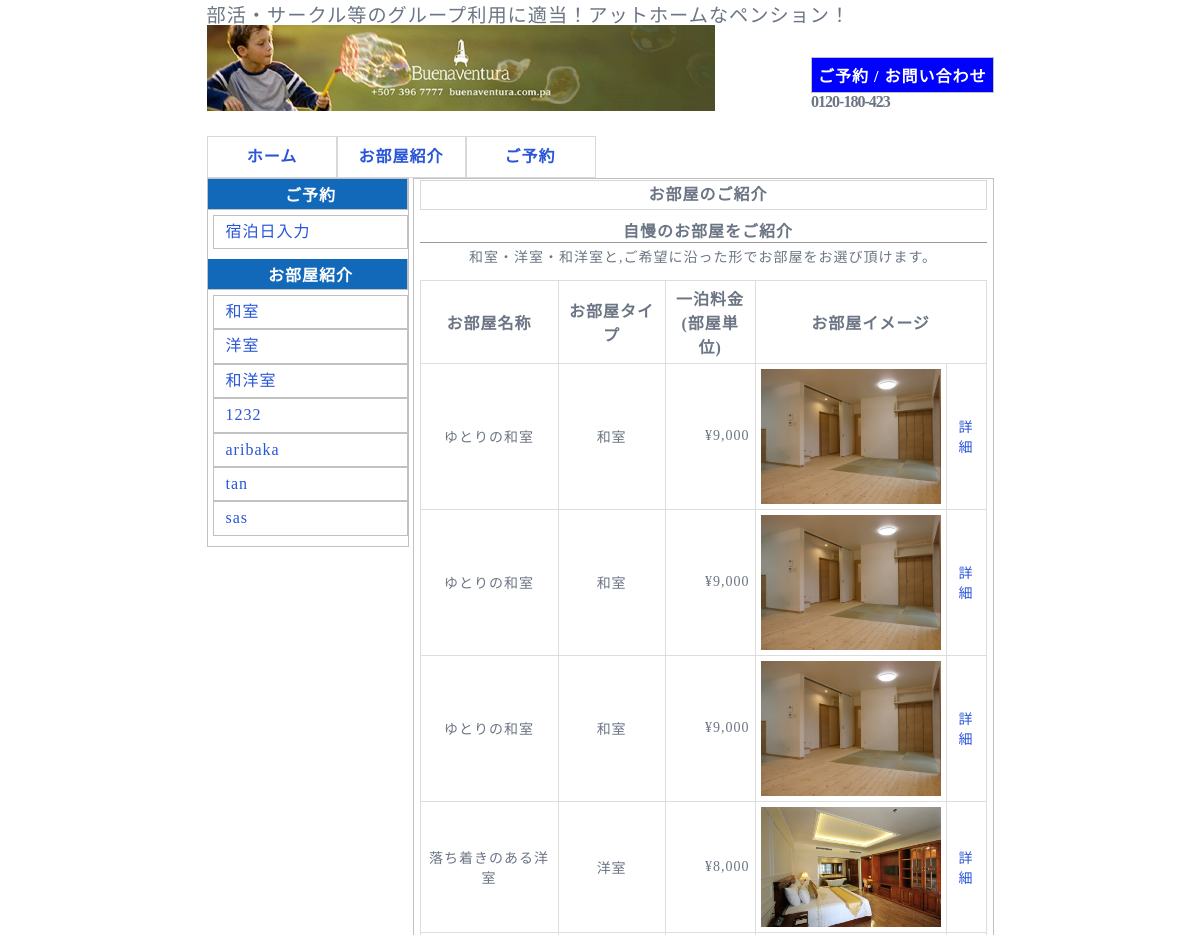
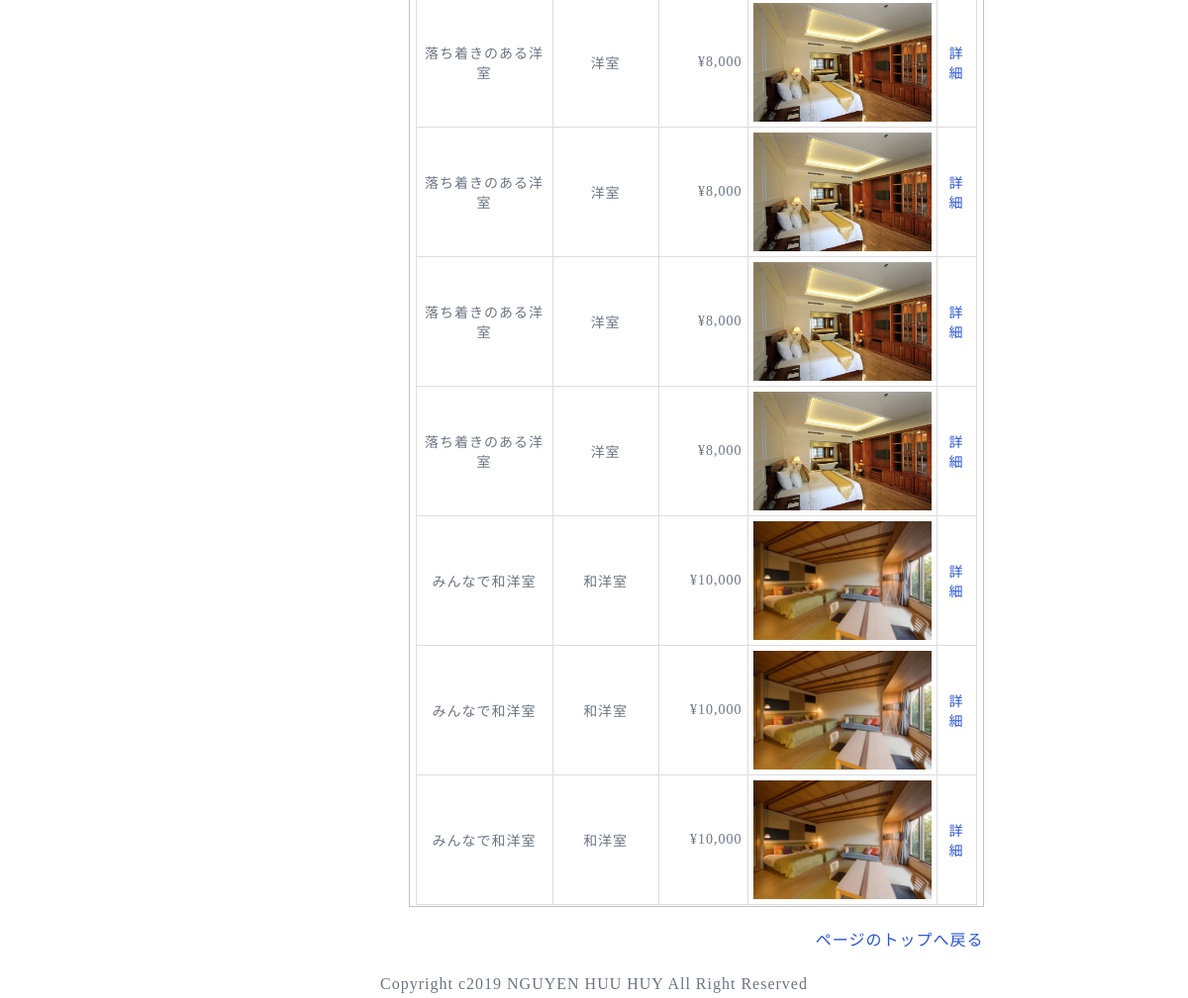
Screenshot of /roomList.php with the database file from the repository (2 pictures, top to bottom).
### tables this page shows
CREATE TABLE `room` (
  `room_no` int(11) NOT NULL,
  `room_name` varchar(50) DEFAULT NULL,
  `information` varchar(255) DEFAULT NULL,
  `main_image` varchar(50) DEFAULT NULL,
  `image1` varchar(50) DEFAULT NULL,
  `image2` varchar(50) DEFAULT NULL,
  `image3` varchar(50) DEFAULT NULL,
  `amenity` varchar(255) DEFAULT NULL,
  `dayfee` int(11) DEFAULT NULL,
  `capacity` int(11) DEFAULT NULL,
  `type_id` int(11) DEFAULT NULL
);

CREATE TABLE `room_type` (
  `type_id` int(11) NOT NULL,
  `type_name` varchar(30) DEFAULT NULL
);

### roomList.php (the view, shortened to what this page needs)
<?php
if(empty($_GET["tid"])==true){
$tid="";
}else{
$tid=htmlspecialchars($_GET["tid"]);
}
$link = mysqli_connect("localhost","root","","nguyenhuuhuy");
mysqli_set_charset($link,"utf8");
?>
<!DOCTYPE html>
<html lang="ja">
<head>
 <link href="stylecss.css" rel="stylesheet" type="text/css">
</head>
<body>
<div id="container">
 <header id="header">
  <div id="pr">
   <p>部活・サークル等のグループ利用に適当！アットホームなペンション！</p>
  </div>
  <h1><a href="index.php" ><img src="images/logo.jpg" alt=""></a></h1>
  <div id="contact">
   <h2>ご予約 / お問い合わせ</h2>
   <span class="tel">0120-180-423</span>
  </div>
 </header>
 <nav id="menu">
  <ul>
   <li><a href="./index.php">ホーム</a></li>
   <li><a href="roomList.php">お部屋紹介</a></li>
   <li><a href="./reserveDay.php">ご予約</a></li>
  </ul>
 </nav>
 <div id="content">
  <main id="main">
   <article>
    <section>
     <h2>お部屋のご紹介</h2>
     <?php
     if(empty($tid)==true){
     $sql ="SELECT room_name , type_name,dayfee,main_image,room_no
       FROM room,room_type
       WHERE room.type_id=room_type.type_id";
       }
      $result =mysqli_query($link,$sql);
      $cnt=mysqli_num_rows($result);
      if($cnt==0){
      echo "<b>ご指定のお部屋は只今準備ができておりません </b>";
      }else{
      ?>
     <h3>自慢のお部屋をご紹介</h3>
     <p>
      和室・洋室・和洋室と,ご希望に沿った形でお部屋をお選び頂けます。
     </p>
     <table>
      <th>お部屋名称</th>
      <th>お部屋タイプ</th>
      <th>一泊料金<br>(部屋単位)</th>
      <th colspan="2">お部屋イメージ</th>
      <?php
      while ($row = mysqli_fetch_array($result,MYSQLI_ASSOC)){
      echo "<tr>";
      echo "<td>{$row['room_name']}</td>";
      echo "<td> {$row['type_name']}</td>";
      $roomfee=number_format($row['dayfee']);
      echo "<td class='number'>&yen;{$roomfee}</td>";
      echo "<td><img class='small' src='./images/{$row['main_image']}'></td>";
      echo "<td><a href ='./roomDetail.php?rno={$row['room_no']}'>詳細</a></td>";
      echo "</tr>";
      }
      }
      ?>
     </table>
    </section>
   </article>
  </main>
  <aside id="side">
   <section>
    <h2> ご予約</h2>
    <ul>
     <li><a href="./reserveDay.php">宿泊日入力</a></li>
    </ul>
   </section>
    <section>
    <h2> お部屋紹介</h2>
 <?php include("./sideList.php");
			?>
   </section>
  </aside>
  <div id="pageTop">
   <a href="#top">ページのトップへ戻る</a>
  </div>
 </div>
 <footer id="footer">
 Copyright c2019 NGUYEN HUU HUY All Right Reserved
 </footer>
 </div>
</body>
</html>

### sideList.php (shortened to what this page needs)
<?php
$s_link=mysqli_connect(DB_SERVER,DB_USER,DB_PASS,DB_NAME);
mysqli_set_charset($s_link,"utf8");
$s_result=mysqli_query($s_link,"SELECT * FROM room_type");
echo"<ul>";
while($s_row=mysqli_fetch_array($s_result,MYSQLI_ASSOC)){
echo "<li><a href='./roomList.php?tid=".
$s_row['type_id']."'>".$s_row['type_name']."</a></li>";
}
echo"</ul>";
?>

### stylecss.css (style rules this page uses)
* { margin: 0; padding: 0; }
html { overflow: scroll; background-color: #FFF; }
#container { width: 787px; margin: 0 auto; background-color: #FFF; height: 100%; }
body { letter-spacing: 1px; font-size: 16px; color: #6b7584; }
a { color: #2955d8; text-decoration: none; }
#header { position: relative; width: 787px; margin: 0 auto; }
#pr { position: absolute; width: 787px; left: 0; top: 0; }
#header h1 { margin: 0; padding-top: 25px; }
#contact { position: absolute; bottom: 0; right: 0; }
#menu { width: 787px; margin: 0 auto; }
#menu ul { padding: 0; text-align: center; }
#menu li { float: left; width: 129px; }
#pageTop { clear: both; padding: 20px 0; text-align: right; }
#main { float: right; width: 567px; }
#side { float: left; width: 200px; border: 1px solid #C1C1C1; }
#footer { padding: 5px 0; text-align: center; }
section ul li { border: 1px solid #C1C1C1; }

### style_Deco.css (style rules this page uses)
img { border: 0; vertical-align: bottom; }
h1,h2,h3,h4,h5,h6 { margin: 0; }
#header img { width: 508px; }
#header h1 { margin: 0; padding-top: 25px; font-size: 16px; color: #4286f4; }
#header h2 { padding: 5px; font-size:16px; color: #FFF; padding-right: 6px; padding-left: 6px; background: blue; border: 1px solid #C1C1C1; }
#header #pr p { margin: 0; font-size: 1.2em; }
#header #contact .tel { color: #YYYYYY; font-size: XXpx; font-weight: bold; letter-spacing: -1px; line-height: 1.0; }
#menu li { padding-top: 25px; color: #YYYYYY; text-align: center; list-style-type: none; }
#menu li a { display: block; width: 129px; line-height: 40px; border-collapse: collapse; border: 1px solid #D8D8D8; font-weight: bold; font-size: 16px; white-space: nowrap; }
#content { clear: both; }
#main { padding: 1px; font-size: 1em; color: #YYYYYY; padding-right: 6px; padding-left: 6px; background: #YYYYYY; border: 1px solid #C1C1C1; text-align: center; }
#main h2 { margin-bottom: 8px; padding: 0 0 0 10px; color: #YYYYYY; font-family: Georgia,"MS ����","Hiragino Mincho Pro W3","�q���M�m���� Pro W3",serif; font-size: 16px; line-height: 28px; border: 1px solid #D8D8D8; }
#main h3 { margin-bottom: 3px; padding-left: 10px; font-size: 16px; border-bottom: 1px solid #999; }
#main p { margin: 0 0 1em 0; font-size: 14px; }
#main table { width: 100%; border-collapse: collapse;; }
#main table th { padding: 5px; font-size: 16px; text-align: center; border: 1px solid #ddd; background: #YYYYY; }
#main table td { padding: 5px; font-size: 14px; text-align: center; border: 1px solid #ddd; }
#main table td.number { text-align: right; }
#main img.small { width: 180px; }
#side { background: #YYYYYY; }
#side section { margin-bottom: 10px; }
#side h2 { padding: 3px; font-size: 1em; font-weight: bold; color: #fff; padding-left: 10px; background: #1269ba; border-bottom: 1px solid #C1C1C1; border-right: 1px solid #C1C1C1; text-align: center;; }
#side ul { margin: 5px 0 0 5px; padding: 0; }
#side li { padding: 5px 0 5px 0; line-height: 1.4; list-style: none; }
#side li a { display: block; padding-left: 12px; }

### rows the page displays
room: room_name "ゆとりの和室", type.type_name "和室", dayfee "9,000", main_image (picture)
room: room_name "ゆとりの和室", type.type_name "和室", dayfee "9,000", main_image (picture)
room: room_name "ゆとりの和室", type.type_name "和室", dayfee "9,000", main_image (picture)
room: room_name "落ち着きのある洋室", type.type_name "洋室", dayfee "8,000", main_image (picture)
room: room_name "落ち着きのある洋室", type.type_name "洋室", dayfee "8,000", main_image (picture)
room: room_name "落ち着きのある洋室", type.type_name "洋室", dayfee "8,000", main_image (picture)
room: room_name "落ち着きのある洋室", type.type_name "洋室", dayfee "8,000", main_image (picture)
room: room_name "落ち着きのある洋室", type.type_name "洋室", dayfee "8,000", main_image (picture)
room: room_name "みんなで和洋室", type.type_name "和洋室", dayfee "10,000", main_image (picture)
room: room_name "みんなで和洋室", type.type_name "和洋室", dayfee "10,000", main_image (picture)
room: room_name "みんなで和洋室", type.type_name "和洋室", dayfee "10,000", main_image (picture)
room_type: type_name "和室"
room_type: type_name "洋室"
room_type: type_name "和洋室"
room_type: type_name "1232"
room_type: type_name "aribaka"
room_type: type_name "tan"
room_type: type_name "sas"
